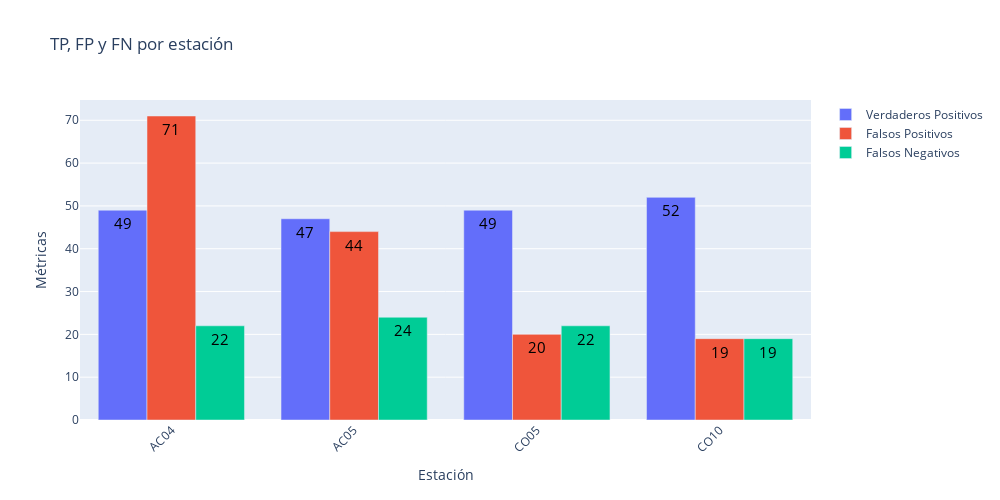
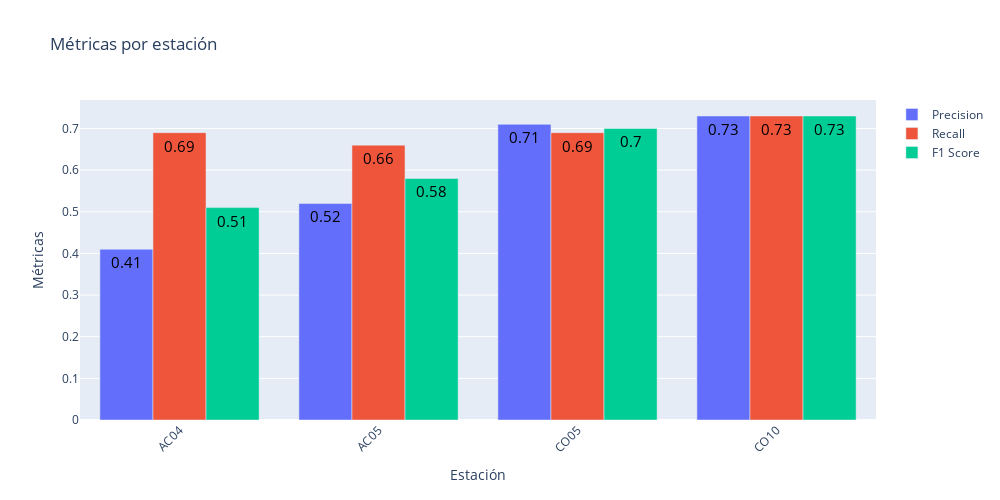

The code cell stored with these charts, in order, in its notebook:
### Code cell
plot_bar(results_no_val)
plot_metrics(results_no_val)

### Figure 1 — Plotly figure (JSON) as saved in the notebook; plotly's stock layout.template omitted (floating-point values rounded to 4 significant figures)
{"data": [{"name": "Verdaderos Positivos", "text": ["49", "47", "49", "52"], "textfont": {"color": "black", "size": 15}, "type": "bar", "x": ["AC04", "AC05", "CO05", "CO10"], "y": [49, 47, 49, 52]}, {"name": "Falsos Positivos", "text": ["71", "44", "20", "19"], "textfont": {"color": "black", "size": 15}, "type": "bar", "x": ["AC04", "AC05", "CO05", "CO10"], "y": [71, 44, 20, 19]}, {"name": "Falsos Negativos", "text": ["22", "24", "22", "19"], "textfont": {"color": "black", "size": 15}, "type": "bar", "x": ["AC04", "AC05", "CO05", "CO10"], "y": [22, 24, 22, 19]}], "layout": {"barmode": "group", "height": 500, "title": {"text": "TP, FP y FN por estación"}, "width": 1000, "xaxis": {"tickangle": -45, "title": {"text": "Estación"}}, "yaxis": {"title": {"text": "Métricas"}}}}

### Figure 2 — Plotly figure (JSON) as saved in the notebook; plotly's stock layout.template omitted (floating-point values rounded to 4 significant figures)
{"data": [{"name": "Precision", "text": ["0.41", "0.52", "0.71", "0.73"], "textfont": {"color": "black", "size": 15}, "type": "bar", "x": ["AC04", "AC05", "CO05", "CO10"], "y": [0.41, 0.52, 0.71, 0.73]}, {"name": "Recall", "text": ["0.69", "0.66", "0.69", "0.73"], "textfont": {"color": "black", "size": 15}, "type": "bar", "x": ["AC04", "AC05", "CO05", "CO10"], "y": [0.69, 0.66, 0.69, 0.73]}, {"name": "F1 Score", "text": ["0.51", "0.58", "0.7", "0.73"], "textfont": {"color": "black", "size": 15}, "type": "bar", "x": ["AC04", "AC05", "CO05", "CO10"], "y": [0.51, 0.58, 0.7, 0.73]}], "layout": {"barmode": "group", "height": 500, "title": {"text": "Métricas por estación"}, "width": 1000, "xaxis": {"tickangle": -45, "title": {"text": "Estación"}}, "yaxis": {"title": {"text": "Métricas"}}}}
